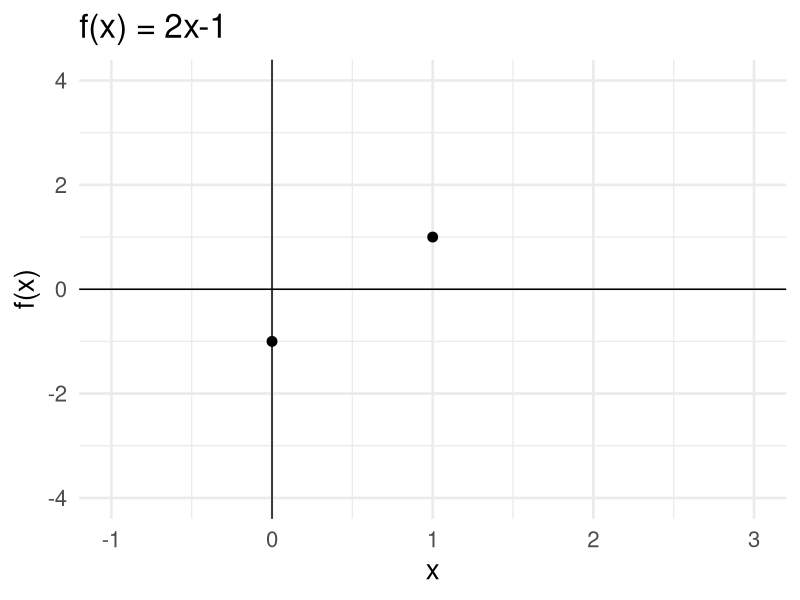
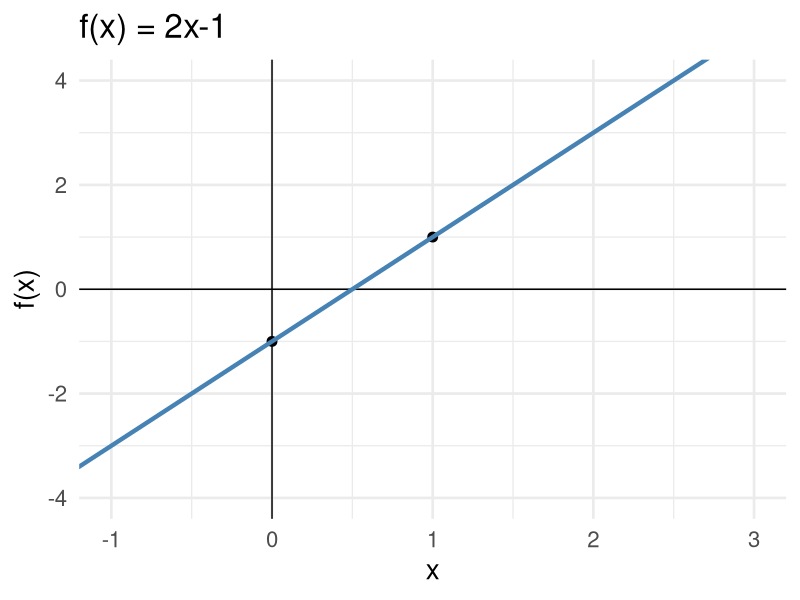
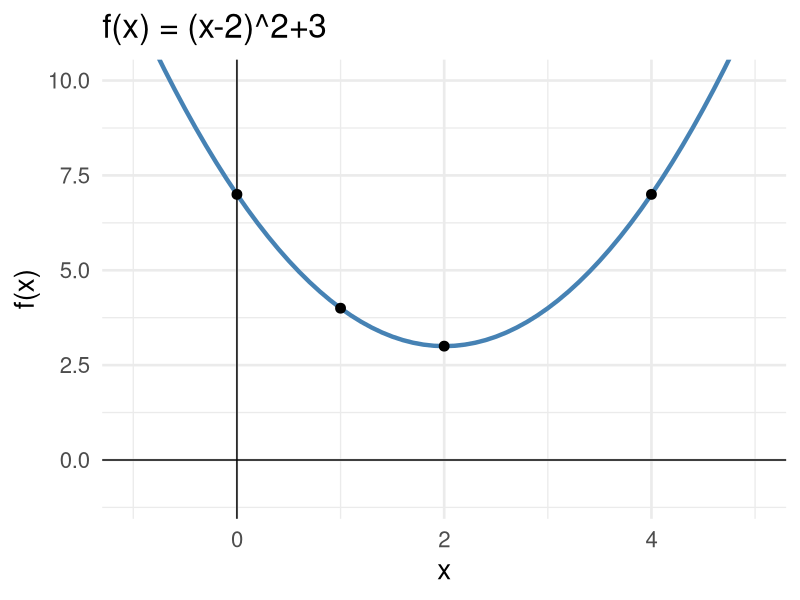
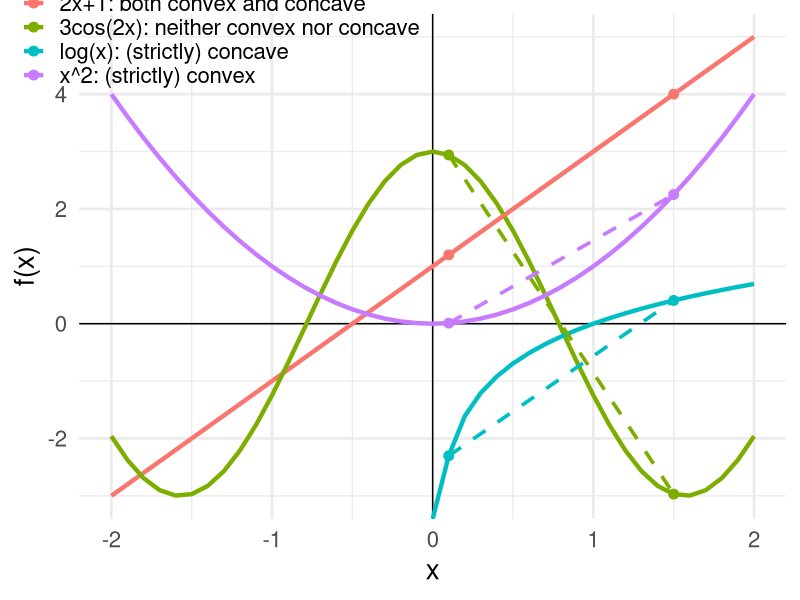
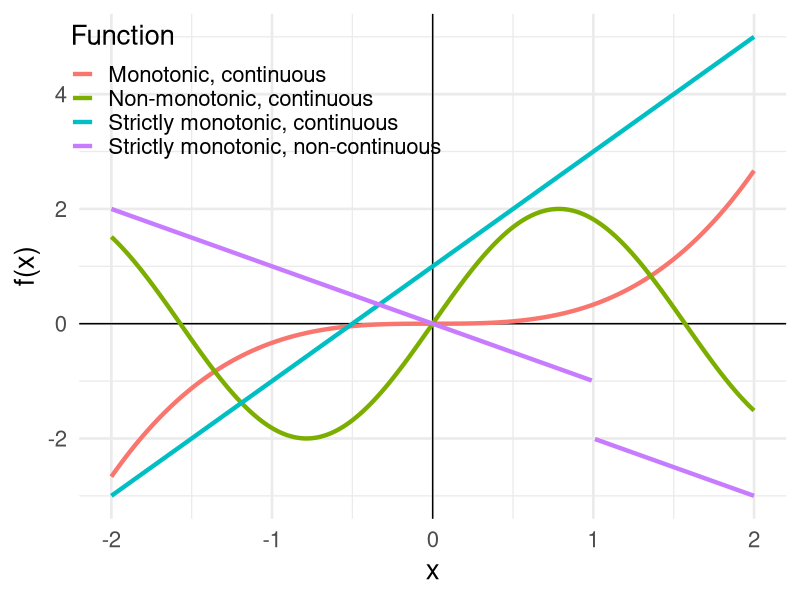
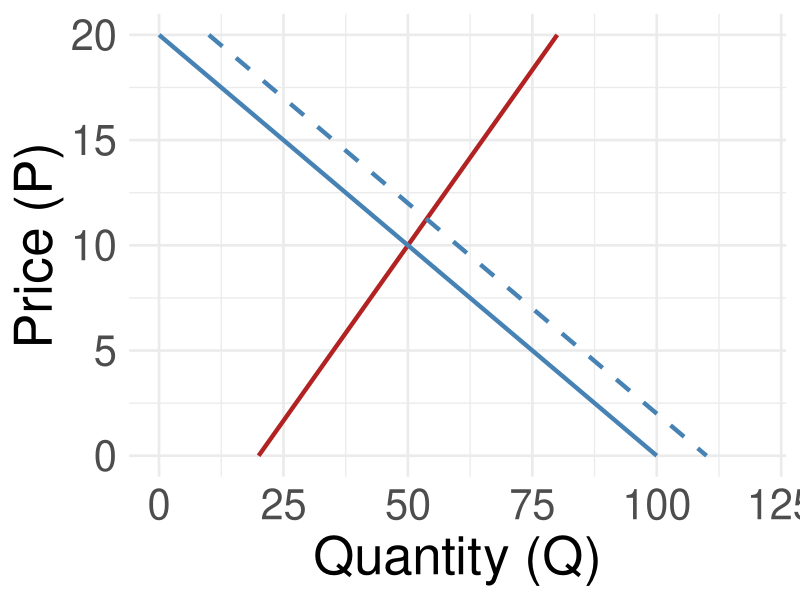
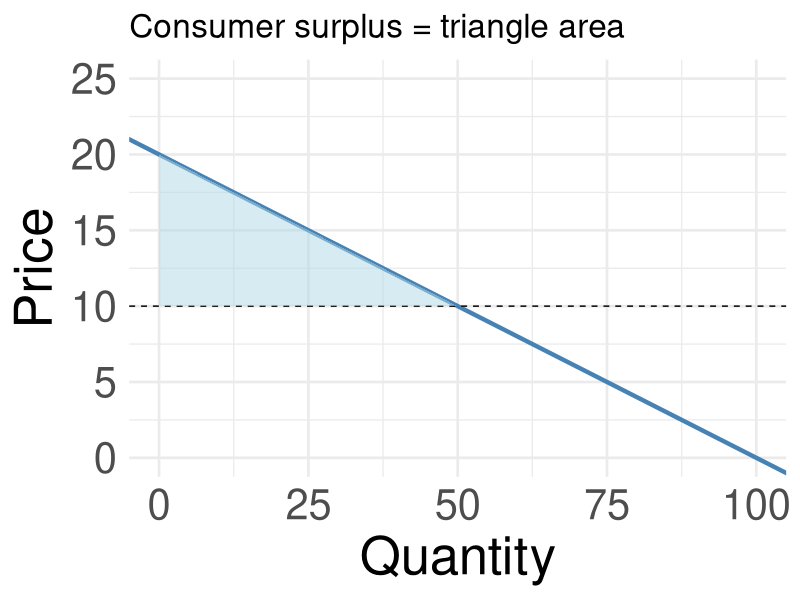
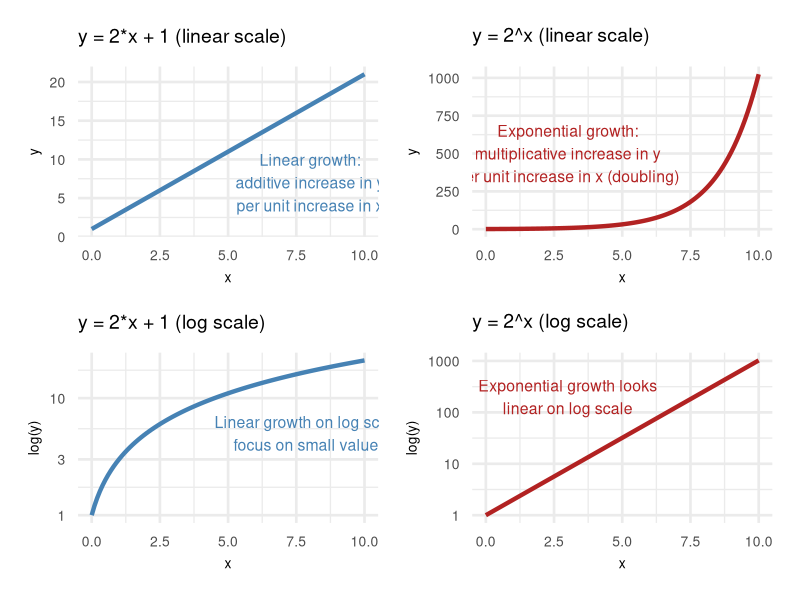

The R script that drew these images, in order:
## ---- chunk 1
knitr::opts_chunk$set(
  echo = FALSE,
  message = FALSE,
  warning = FALSE,
  error = FALSE
)
## ---- chunk 2
library(tidyverse)
library(patchwork)
theme_set(theme_minimal(base_size = 20))
## ---- chunk 3
p <- tibble(x = c(0, 1),
       y = 2*x-1) |>
  ggplot(aes(x = x, y = y)) +
  geom_vline(xintercept = 0) +
  geom_hline(yintercept = 0) +
  geom_point(size = 3) +
  coord_cartesian(xlim = c(-1, 3), ylim = c(-4, 4)) +
  labs(x = "x", y = "f(x)", title = "f(x) = 2x-1")
p
## ---- chunk 4
p +
  geom_abline(intercept = -1, slope = 2, color = "steelblue", linewidth = 1.5)
## ---- chunk 5
tibble(x = seq(-1, 5, 0.1),
       y = (x-2)^2+3) |>
  ggplot(aes(x = x, y = y)) +
  geom_vline(xintercept = 0) +
  geom_hline(yintercept = 0) +
  geom_line(linewidth = 1.5, color = "steelblue") +
  geom_point(data = tibble(x = c(0,1,2,4), y = c(7,4,3,7)), size = 3) +
  coord_cartesian(xlim = c(-1, 5), ylim = c(-1, 10)) +
  labs(x = "x", y = "f(x)", title = "f(x) = (x-2)^2+3")
## ---- chunk 6
d <- tibble(
  x = seq(-2, 2, 0.1),
  `x^2: (strictly) convex` = x^2,
  `2x+1: both convex and concave` = 2 * x + 1,
  `log(x): (strictly) concave` = log(x),
  `3cos(2x): neither convex nor concave` = 3 * cos(2 * x)
) |>
  pivot_longer(-x)
ggplot(d, aes(x, value, color = name)) +
  geom_hline(yintercept = 0) +
  geom_vline(xintercept = 0) +
  geom_line(linewidth = 1.5) +
  geom_point(data = filter(d, round(x, 1) %in% c(0.1, 1.5)), size = 3) +
  geom_path(
    data = filter(d, round(x, 1) %in% c(0.1, 1.5)),
    linetype = "dashed",
    linewidth = 1.25
  ) +
  labs(x = "x", y = "f(x)") +
  theme(legend.title = element_blank(), legend.position = c(0.2, 0.95))
## ---- chunk 7
d <- tibble(
  x = seq(-2, 2, 0.01),
  `Strictly monotonic, continuous` = 2 * x + 1,
  `Monotonic, continuous` = x^3/3,
  `Non-monotonic, continuous` = 2*sin(2*x),
  `Strictly monotonic, non-continuous` = ifelse(x == 1, NA, ifelse(x > 1, -x - 1, -x ))
) |>
  pivot_longer(-x, names_to = "Monotonicity")

ggplot(d, aes(x, value, color = Monotonicity)) +
  geom_hline(yintercept = 0) +
  geom_vline(xintercept = 0) +
  geom_line(linewidth = 1.5) +
  labs(x = "x", y = "f(x)", color = "Function", linetype = "Function") +
  theme(legend.position = c(0.25, 0.85))
## ---- chunk 8
demand <- tibble(P = seq(0, 20, 0.5)) |>
  mutate(Q = 100 - 5*P,
         Q_shift = 110 - 5*P)
supply <- tibble(P = seq(0, 20, 0.5)) |>
  mutate(Q = 20 + 3*P)
ggplot(demand, aes(x = Q, y = P)) +
  geom_line(data = supply, aes(y = P), color = "firebrick", linewidth = 1.5) +
  geom_line(aes(y = P), color = "steelblue", linewidth = 1.5) +
  geom_line(aes(x = Q_shift, y = P), color = "steelblue", linewidth = 1.5, linetype = "dashed") +
  labs(x = "Quantity (Q)", y = "Price (P)") +
  coord_cartesian(xlim = c(0,120), ylim = c(0,20)) +
  theme(axis.text = element_text(size = 30),
  axis.title = element_text(size = 38))
## ---- chunk 9
P_star <- 10; Q_star <- 50
CS <- tibble(Pmax = seq(10, 20, 0.5),
             Q = 100 - 5*Pmax,
             Pmin = P_star)

ggplot() +
  geom_abline(intercept = 100/5, slope = -1/5, color = "steelblue", linewidth = 1.5) +
  geom_hline(yintercept = P_star, linetype = "dashed", color = "black") +
  geom_ribbon(data = CS, aes(ymin = Pmin, ymax = Pmax, x = Q), fill = "lightblue", alpha = 0.5) +
  labs(x = "Quantity", y = "Price", title = "Consumer surplus = triangle area") +
  coord_cartesian(xlim = c(0,100), ylim = c(0,25)) +
  theme(axis.text = element_text(size = 30),
  axis.title = element_text(size = 38))
## ---- chunk 10
df <- tibble(x = seq(0, 10, 0.1), y_lin = 2 * x + 1, y_exp = 2^x)

p1 <- ggplot(df, aes(x = x, y = y_lin)) +
  geom_line(color = "steelblue", linewidth = 1.5) +
  annotate(
    "text",
    x = 8,
    y = 7,
    label = "Linear growth:\nadditive increase in y\nper unit increase in x",
    size = 4,
    color = "steelblue"
  ) +
  labs(title = expression("y = 2*x + 1 (linear scale)"), x = "x", y = "y") +
  theme(plot.title = element_text(size = 14),
  axis.title = element_text(size = 10),
  axis.text = element_text(size = 10))

p2 <- ggplot(df, aes(x = x, y = y_exp)) +
  geom_line(color = "firebrick", linewidth = 1.5) +
  annotate(
    "text",
    x = 3,
    y = 500,
    label = "Exponential growth:\nmultiplicative increase in y\nper unit increase in x (doubling)",
    size = 4,
    color = "firebrick"
  ) +
  labs(title = expression("y = 2^x (linear scale)"), x = "x", y = "y") +
  theme(plot.title = element_text(size = 14),
  axis.title = element_text(size = 10),
  axis.text = element_text(size = 10))

p3 <- ggplot(df, aes(x = x, y = y_lin)) +
  geom_line(color = "steelblue", linewidth = 1.5) +
  scale_y_log10() +
  annotate(
    "text",
    x = 8,
    y = 5,
    label = "Linear growth on log scale:\nfocus on small values",
    size = 4,
    color = "steelblue"
  ) +
  labs(title = expression("y = 2*x + 1 (log scale)"), x = "x", y = "log(y)") +
  theme(plot.title = element_text(size = 14),
  axis.title = element_text(size = 10),
  axis.text = element_text(size = 10))

p4 <- ggplot(df, aes(x = x, y = y_exp)) +
  geom_line(color = "firebrick", linewidth = 1.5) +
  scale_y_log10() +
  annotate(
    "text",
    x = 3,
    y = 200,
    label = "Exponential growth looks\nlinear on log scale",
    size = 4,
    color = "firebrick"
  ) +
  labs(title = expression("y = 2^x (log scale)"), x = "x", y = "log(y)") +
  theme(plot.title = element_text(size = 14),
  axis.title = element_text(size = 10),
  axis.text = element_text(size = 10))

(p1 | p2) / (p3 | p4)
## ---- chunk 11
tibble(Q = seq(1, 8, 0.5)) |>
  mutate(P = 100 * Q^(-1)) |>
  ggplot(aes(x = Q, y = P)) +
  geom_line(linewidth = 1.5, color = "steelblue", linetype = "dashed") +
  geom_segment(
    data = NULL,
    aes(x = 4, xend = 5, y = 25, yend = 20),
    arrow = arrow(length = unit(0.2, "cm")),
    color = "firebrick",
    linewidth = 1.2
  ) +
  annotate(
    "text",
    x = 1.5,
    y = 80,
    label = "Demand",
    color = "steelblue",
    hjust = 0,
    size = 6
  ) +
  labs(y = "Price", x = "Quantity")
## ---- chunk 12
tibble(q = seq(0, 10, 0.1), pi = 10 * q - q^2) |>
  ggplot(aes(x = q, y = pi)) +
  geom_line(linewidth = 1.5, color = "steelblue") +
  geom_point(aes(x = 5, y = 25), color = "firebrick", size = 3) +
  labs(x = "Quantity", y = "Profit", title = "Maximum profit at q = 5")
## ---- chunk 13
d <- tibble(x = c(1, 1, 3, 4, 5, 5, 5, 6, 9, 10))
cat(paste0("(", paste(d$x, collapse = ", "), ")"))
## ---- chunk 14
d |>
  ggplot(aes(x = x)) +
  geom_histogram(binwidth = 1, fill = "steelblue", color = "black") +
  labs(x = "x", y = "Frequency") +
  scale_x_continuous(breaks = seq(0, 10, 1))
## ---- chunk 15
cat(paste0("(", paste(d$x, collapse = ", "), ")"))
## ---- chunk 16
d |>
  ggplot(aes(x = x)) +
  geom_histogram(
    aes(y = after_stat(density)),
    binwidth = 1,
    fill = "steelblue",
    color = "black"
  ) +
  labs(x = "x", y = "Density") +
  scale_x_continuous(breaks = seq(0, 10, 1))
## ---- chunk 17
cat(paste0("(", paste(d$x, collapse = ", "), ")"))
## ---- chunk 18
d |>
  ggplot(aes(x = x)) +
  geom_histogram(
    aes(y = after_stat(density)),
    binwidth = 1,
    fill = "steelblue",
    color = "black"
  ) +
  geom_density(bw = 0.5, fill = "turquoise", color = "black", alpha = 0.5) +
  labs(x = "x", y = "Density") +
  scale_x_continuous(breaks = seq(0, 10, 1))
## ---- chunk 19
cat(paste0("(", paste(d$x, collapse = ", "), ")"))
## ---- chunk 20
d |>
  ggplot(aes(x = x)) +
  geom_density(bw = 0.5, fill = "turquoise", color = "black") +
  labs(x = "x", y = "Density") +
  scale_x_continuous(breaks = seq(0, 10, 1))
## ---- chunk 21
d |>
  ggplot(aes(x = x)) +
  geom_histogram(
    aes(y = after_stat(density)),
    binwidth = 1,
    fill = "steelblue",
    color = "black"
  ) +
  stat_ecdf(color = "firebrick1", linewidth = 1.5) +
  labs(x = "x", y = "Density") +
  scale_x_continuous(breaks = seq(0, 10, 1)) +
  scale_y_continuous(breaks = seq(0, 1, 0.1)) +
  labs(y = "PDF / CDF")
